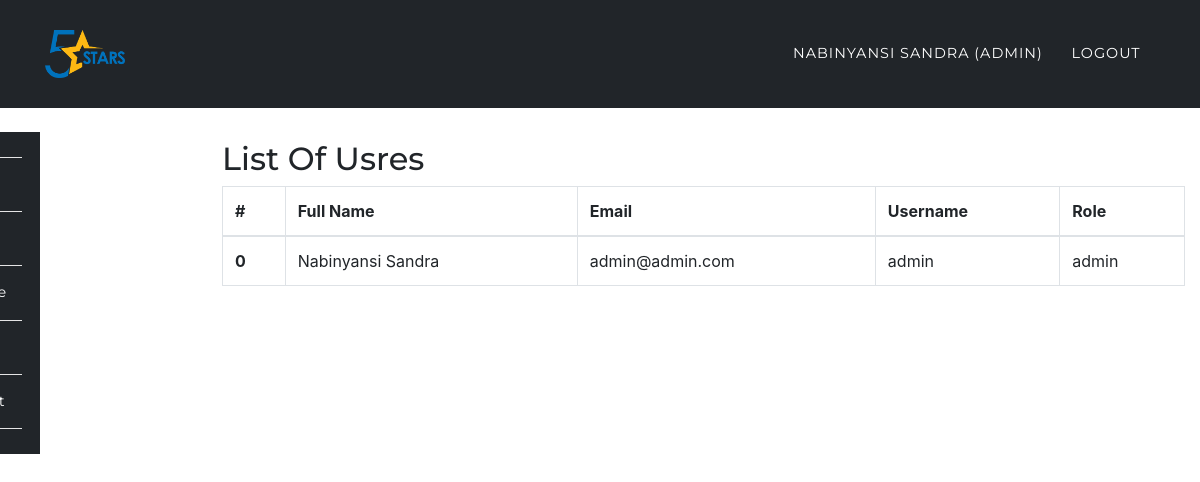
The page /App/users.php (signed in) on the database its author committed.
### tables this page shows
CREATE TABLE `users` (
  `id` int(10) UNSIGNED NOT NULL,
  `fullname` varchar(191) NOT NULL,
  `mobile` varchar(191) NOT NULL,
  `username` varchar(191) NOT NULL,
  `email` varchar(191) NOT NULL,
  `password` varchar(191) NOT NULL,
  `created_at` timestamp NULL DEFAULT CURRENT_TIMESTAMP,
  `updated_at` timestamp NULL DEFAULT CURRENT_TIMESTAMP,
  `role` varchar(100) DEFAULT 'user',
  `status` int(1) NOT NULL DEFAULT '1'
);

### App/users.php (the view, shortened to what this page needs)
<?php
	require '../config/config.php';
		try {
			$stmt = $connect->prepare('SELECT * FROM users');
			$stmt->execute();
			$data = $stmt->fetchAll(PDO::FETCH_ASSOC);
		}
		catch(PDOException $e) {
			$errMsg = $e->getMessage();
		}
?>
<?php include '../include/header.php';?>
	<nav class="navbar navbar-expand-lg navbar-dark" style="background-color:#212529;" id="mainNav">
      <div class="container">
        <a class="navbar-brand js-scroll-trigger" href="../index.php"><img src="Logo.png" width="80px"alt="logo"></a>
        <div class="collapse navbar-collapse" id="navbarResponsive">
          <ul class="navbar-nav text-uppercase ml-auto">
            <li class="nav-item">
              <a class="nav-link" href="login.php"><?php echo $_SESSION['fullname']; ?> <?php if($_SESSION['role'] == 'admin'){ echo "(Admin)"; } ?></a>
            </li>
            <li class="nav-item">
              <a href="../auth/logout.php" class="nav-link">Logout</a>
            </li>
          </ul>
        </div>
      </div>
    </nav>
<?php include '../include/side-nav.php';?>
<section class="wrapper" style="margin-left:16%;margin-top: -11%;">
	<div class="container">
		<div class="row">
			<div class="col-12">
				<h2>List Of Usres</h2>
				<div class="table-responsive">
					<table class="table table-bordered">
					  <thead>
					    <tr>
					      <th>#</th>
					      <th>Full Name</th>
					      <th>Email</th>
					      <th>Username</th>
					      <th>Role</th>
					    </tr>
					  </thead>
					  <tbody>
					  	<?php
					  		foreach ($data as $key => $value) {
							   echo '<tr>';
							      echo '<th scope="row">'.$key.'</th>';
							      echo '<td>'.$value['fullname'].'</td>';
							      echo '<td>'.$value['email'].'</td>';
							      echo '<td>'.$value['username'].'</td>';
							      echo '<td>'.$value['role'].'</td>';
							   echo '</tr>';
					  		}
					  	?>
					  </tbody>
					</table>
				</div>
			</div>
		</div>
	</div>
</section>
<?php include '../include/footer.php';?>

### assets/css/rent.css (style rules this page uses)
body { overflow-x: hidden; font-family: 'Roboto Slab', 'Helvetica Neue', Helvetica, Arial, sans-serif; }
a { color: #fed136; }
h1, h2, h3, h4, h5, h6 { font-weight: 700; font-family: 'Montserrat', 'Helvetica Neue', Helvetica, Arial, sans-serif; }
section { padding: 100px 0; }
@media (min-width: 768px) { section { padding: 140px 0; } }
#mainNav { background-color: #b1f8cb; }
#mainNav .navbar-brand { color: #fed136; font-family: 'Kaushan Script', 'Helvetica Neue', Helvetica, Arial, cursive; }
#mainNav .navbar-nav .nav-item .nav-link { font-size: 90%; font-weight: 400; padding: 0.75em 0; letter-spacing: 1px; color: white; font-family: 'Montserrat', 'Helvetica Neue', Helvetica, Arial, sans-serif; }
@media (min-width: 992px) { #mainNav { padding-top: 25px; padding-bottom: 25px; -webkit-transition: padding-top 0.3s, padding-bottom 0.3s; -moz-transition: padding-top 0.3s, padding-bottom 0.3s; transition: padding-top 0.3s, padding-bottom 0.3s; border: none; background-color: transparent; } }
@media (min-width: 992px) { #mainNav .navbar-brand { font-size: 1.75em; -webkit-transition: all 0.3s; -moz-transition: all 0.3s; transition: all 0.3s; } }
@media (min-width: 992px) { #mainNav .navbar-nav .nav-item .nav-link { padding: 1.1em 1em !important; } }

### assets/css/style.css (style rules this page uses)
.navbar { border-radius: 0px; }
section { padding-left: 15px; }

### form.css (style rules this page uses)
html { background:url no-repeat; background-size: cover; height:100%; }
body { font-family: 'Montserrat', Arial, Helvetica, sans-serif; }

### rows shown on the page
users: key "0", fullname "Nabinyansi Sandra", email "admin@admin.com", username "admin", role "admin"

### other values the page prints
$_SESSION['fullname'] "NABINYANSI SANDRA"
